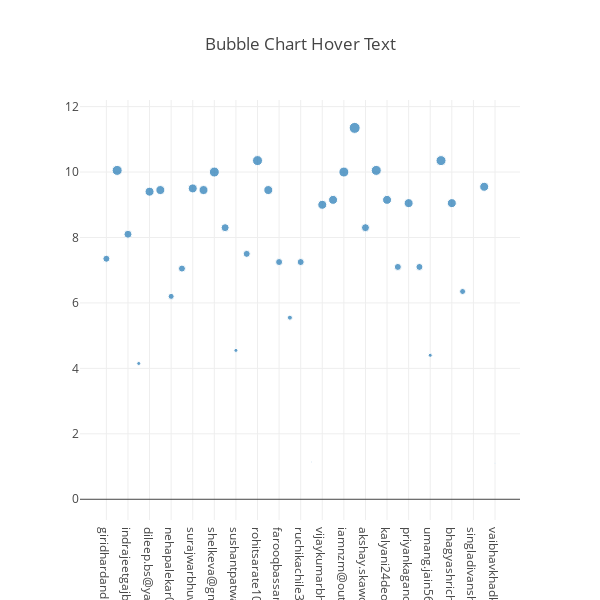

Here is the notebook cell this chart was saved with:
### Code cell
val data = Seq(trace6)

val layout = Layout(
  title = "Bubble Chart Hover Text",
  showlegend = false,
  height = 600,
  width = 600
)

plot(data, layout)

### Figure 1 — Plotly figure (JSON) as saved in the notebook; plotly's stock layout.template omitted (floating-point values rounded to 4 significant figures)
{"data": [{"x": ["giridhardandikwar@gmail.com", "umangsontakke70@gmail.com", "indrajeetgajbhiye@gmail.com", "adikumar2514@gmail.com", "dileep.bs@yahoo.com", "puruissimple@gmail.com", "nehapalekar026@gmail.com", "er.mukulvij96@gmail.com", "surajwarbhuvan192@gmail.com", "grmule018@gmail.com", "shelkeva@gmail.com", "tekina.makin@gmail.com", "sushantpatwari1234@gmail.com", "sharlawar77@gmail.com", "rohitsarate1027@gmail.com", "kaleshwetaanil@gmail.com", "farooqbassam4@gmail.com", "rawatabhishek2012@gmail.com", "ruchikachile301996@gmail.com", "aheteshams007@gmail.com", "vijaykumarbhavanur.com", "polelaxman001@gmail.com", "iamnzm@outlook.com", "you@example.com", "akshay.skawde@gmail.com", "vishnu23kumar@gmail.com", "kalyani24deobhankar@gmail.com", "damodharn21@gmail.com", "priyankagandhi2504@gmail.com", "venkatesh.er2@gmail.com", "umang.jain567@gmail.com", "sarikabarge111@gmail.com", "bhagyashrichalke21@gmail.com", "pramodmane58@gmail.com", "singladivanshu007@gmail.com", "mishrasushil889@gmail.com", "vaibhavkhadke@gmail.com"], "y": [7.35, 10.05, 8.1, 4.15, 9.4, 9.45, 6.2, 7.05, 9.5, 9.45, 10, 8.3, 4.55, 7.5, 10.35, 9.45, 7.25, 5.55, 7.25, 1.15, 9, 9.15, 10, 11.35, 8.3, 10.05, 9.15, 7.1, 9.05, 7.1, 4.4, 10.35, 9.05, 6.35, 0.1, 9.55, 1.1], "marker": {"size": [7, 10, 8, 4, 9, 9, 6, 7, 9, 9, 10, 8, 4, 7, 10, 9, 7, 5, 7, 1, 9, 9, 10, 11, 8, 10, 9, 7, 9, 7, 4, 10, 9, 6, 0, 9, 1]}, "mode": "markers", "type": "scatter"}], "layout": {"height": 600, "title": {"text": "Bubble Chart Hover Text"}, "width": 600, "showlegend": false, "xaxis": {"type": "category", "range": [-2.443, 38.32], "autorange": true}, "yaxis": {"type": "linear", "range": [-0.6334, 12.2], "autorange": true}}}
